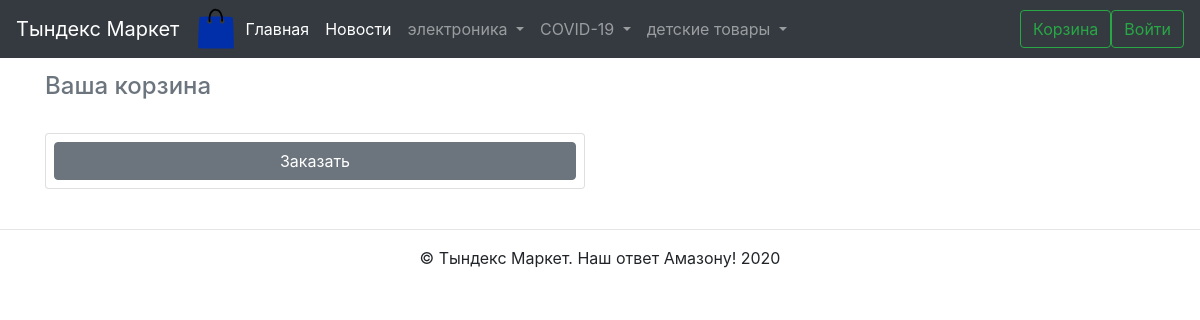
The page /order/cart/ on the database its author committed.
### market/models.py (models this page shows, shortened)
class Section(models.Model):
    name = models.CharField(max_length=50, verbose_name='Наименование раздела')
    slug = models.SlugField(max_length=50, unique=True)
    class Meta:
        verbose_name = 'Раздел'
        verbose_name_plural = 'Разделы'

### orders/views.py (the view, shortened to what this page needs)
# urls.py: path('cart/', show_cart_view, name='show_cart'),
def show_cart_view(request):
    next_page = request.GET.get('next')
    context = {
        'next': next_page,
    }
    cart = request.session.get('cart', None)
    return render(request, 'cart.html', context)

### market/context_processors.py (called while the page is built)
def menu_items(request):
    context = {'menu': Section.objects.prefetch_related('categories').all()}
    return context

### templates/cart.html (shortened to what this page needs)
{% extends "basic.html" %}
{% block content %}
{% include 'navbar.html' %}
<div class="container mt-3">
    <div class="row">
        <div class="col-lg-6 col-md-9 col-sm-12 order-md-2 mb-4">
            <h4 class="d-flex justify-content-between align-items-center mb-3">
                <span class="text-muted">Ваша корзина</span>
            </h4>
            <form class="card p-2" action="{% url 'order' %}" method="post">
                <button type="submit" class="btn btn-secondary">Заказать</button>
            </form>
        </div>
    </div>
</div>
{% include 'footer.html' %}
{% endblock content %}

### templates/navbar.html (shortened to what this page needs)
<nav class="navbar navbar-expand-md navbar-dark fixed-top bg-dark">
    <a class="navbar-brand" href="{% url 'index' %}">Тындекс Маркет</a>
    <img src="/static/logo.svg" alt="" width="42" height="42">
    <div class="collapse navbar-collapse" id="navbarsExampleDefault">
        <ul class="navbar-nav mr-auto">
            <li class="nav-item active">
                <a class="nav-link" href="{% url 'product_list_view' %}">
                    Главная</a>
            </li>
            <li class="nav-item active">
                <a class="nav-link" href="{% url 'index' %}">
                    Новости</a>
            </li>
            {% for section in menu %}
            {% if section.categories.all|length_is:"1" %}
            {% with section.categories.all|first as category %}
            <li class="nav-item {% if section.slug in request.path %}active{% endif %}">
                <a class="nav-link" href="{% url 'products' section.slug category.slug %}">
                    {{ section.name }}</a>
            </li>
            {% endwith %}
            {% else %}
            <li class="nav-item dropdown">
                <a class="nav-link dropdown-toggle {% if section.slug in request.path %}active{% endif %}"
                   href="" id="dropdown01"
                   data-toggle="dropdown" aria-haspopup="true" aria-expanded="false">
                    {{ section.name }}
                </a>
            </li>
            {% endif %}
            {% endfor %}
        </ul>
        <a class="btn btn-outline-success my-2 my-sm-0" role="button"
           href="{% url 'show_cart' %}">
            Корзина</a>
        {% if user.is_authenticated %}
        <a class="btn btn-outline-success my-2 my-sm-0" role="button"
           href="/accounts/logout/">
            {{ user.username }} Выход</a>
        {% else %}
        <a class="btn btn-outline-success my-2 my-sm-0" role="button"
           href="accounts/login/">
            Войти</a>
        {% endif %}
    </div>
</nav>

### static/main.css (style rules this page uses)
body { padding-top: 3.5rem; }

### rows shown on the page
Section: name "электроника"
Section: name "COVID-19"
Section: name "детские товары"
